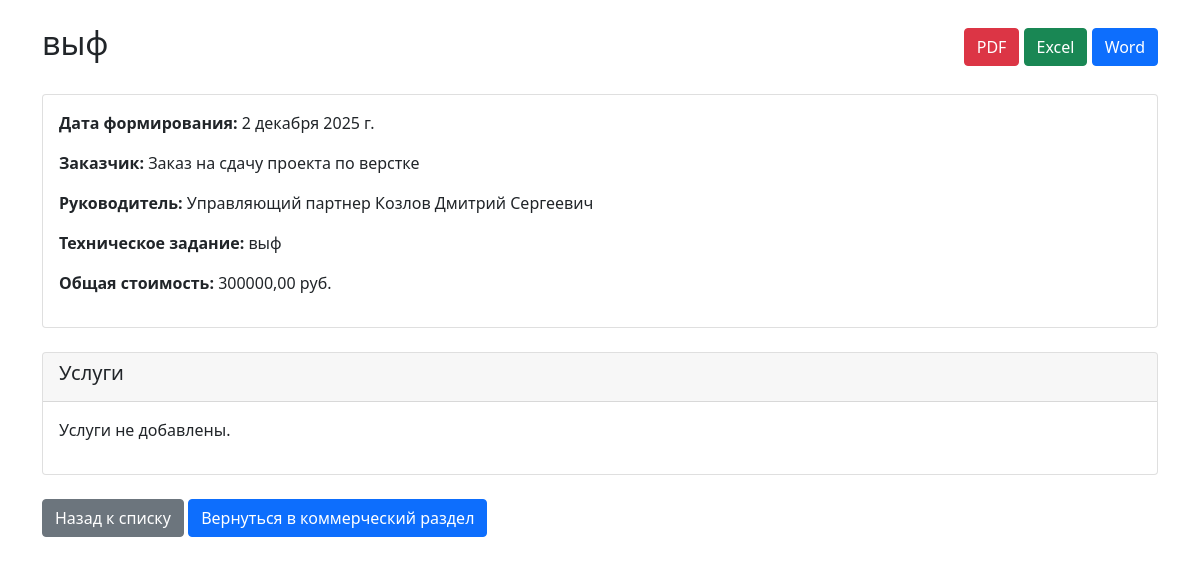
Screenshot of /commercial/5/ with the database file from the repository.
### commercial_proposal/models.py (models this page shows, shortened)
class CommercialProposal(models.Model):
    title = models.CharField(max_length=200, verbose_name="Название документа")
    customer = models.ForeignKey(Customer, on_delete=models.CASCADE, verbose_name="Заказчик")
    creation_date = models.DateField(auto_now_add=True, verbose_name="Дата формирования")
    technical_spec = models.TextField(verbose_name="Техническое задание")
    total_cost = models.DecimalField(max_digits=12, decimal_places=2, verbose_name="Итоговая стоимость")
    manager_position = models.CharField(max_length=100, verbose_name="Должность руководителя")
    manager_name = models.CharField(max_length=100, verbose_name="ФИО руководителя")
    manager_email = models.EmailField(verbose_name="Email руководителя")
    class Meta:
        verbose_name = "Коммерческое предложение"
        verbose_name_plural = "Коммерческие предложения"

### customers/models.py (models this page shows, shortened)
class Customer(models.Model):
    CUSTOMER_TYPES = (
        ('individual', 'Физическое лицо'),
        ('entrepreneur', 'Индивидуальный предприниматель'),
        ('legal', 'Юридическое лицо'),
    )
    inn = models.CharField('ИНН', max_length=12, unique=True)
    customer_type = models.CharField(
        'Тип Заказчика',
        max_length=20,
        choices=CUSTOMER_TYPES
    )
    name = models.CharField(
        'Название',
        max_length=255,
        blank=True,
        null=True
    )
    full_name = models.CharField('ФИО', max_length=255)
    email = models.EmailField('Контактный e-mail')
    phone = models.CharField('Контактный номер телефона', max_length=20)
    created_at = models.DateTimeField('Дата создания', auto_now_add=True)
    updated_at = models.DateTimeField('Дата обновления', auto_now=True)
    class Meta:
        verbose_name = 'Заказчик'
        verbose_name_plural = 'Заказчики'
        ordering = ['-created_at']

### commercial_proposal/views.py (the view)
# urls.py: path('<int:pk>/', views.proposal_detail, name='proposal_detail'),
def proposal_detail(request, pk):
    proposal = get_object_or_404(CommercialProposal, pk=pk)
    return render(request, 'commercial_proposal/detail.html', {'proposal': proposal})

### commercial_proposal/templates/commercial_proposal/detail.html
{% extends 'base.html' %}
{% load static %}
{% block content %}
<div class="container mt-4">
    <div class="d-flex justify-content-between align-items-center mb-4">
        <h2>{{ proposal.title }}</h2>
        <div>
            <a href="{% url 'commercial_proposal:download_pdf' proposal.pk %}" class="btn btn-danger">PDF</a>
            <a href="{% url 'commercial_proposal:download_excel' proposal.pk %}" class="btn btn-success">Excel</a>
            <a href="{% url 'commercial_proposal:download_word' proposal.pk %}" class="btn btn-primary">Word</a>
        </div>
    </div>
    <div class="card mb-4">
        <div class="card-body">
            <p><strong>Дата формирования:</strong> {{ proposal.creation_date }}</p>
            <p><strong>Заказчик:</strong> {{ proposal.customer.name }}</p>
            <p><strong>Руководитель:</strong> {{ proposal.manager_position }} {{ proposal.manager_name }}</p>
            <p><strong>Техническое задание:</strong> {{ proposal.technical_spec }}</p>
            <p><strong>Общая стоимость:</strong> {{ proposal.total_cost }} руб.</p>
        </div>
    </div>
    <div class="card">
        <div class="card-header">
            <h5>Услуги</h5>
        </div>
        <div class="card-body">
            {% if proposal.services.all %}
            <div class="table-responsive">
                <table class="table table-striped">
                    <thead>
                        <tr>
                            <th>Название</th>
                            <th>Часы</th>
                            <th>Период</th>
                            <th>Стоимость</th>
                            <th>Сумма в месяц</th>
                            <th>Бессрочный</th>
                        </tr>
                    </thead>
                    <tbody>
                        {% for service in proposal.services.all %}
                        <tr>
                            <td>{{ service.name }}</td>
                            <td>{{ service.hours|default:"—" }}</td>
                            <td>
                                {% if service.is_indefinite %}
                                    Бессрочно
                                {% else %}
                                    {{ service.start_date }} - {{ service.end_date }}
                                {% endif %}
                            </td>
                            <td>{{ service.cost|default:"—" }} {% if service.cost %}руб.{% endif %}</td>
                            <td>{{ service.monthly_cost|default:"—" }} {% if service.monthly_cost %}руб.{% endif %}</td>
                            <td>{% if service.is_indefinite %}Да{% else %}Нет{% endif %}</td>
                        </tr>
                        {% endfor %}
                    </tbody>
                </table>
            </div>
            {% else %}
            <p>Услуги не добавлены.</p>
            {% endif %}
        </div>
    </div>
    <div class="mt-4">
        <a href="{% url 'commercial_proposal:proposal_list' %}" class="btn btn-secondary">Назад к списку</a>
        <a href="/commercial/" class="btn btn-primary">Вернуться в коммерческий раздел</a>
    </div>
</div>
{% endblock %}

### rows the page displays
CommercialProposal: title "выф", creation_date "2 декабря 2025 г.", customer.name "Заказ на сдачу проекта по верстке", manager_position "Управляющий партнер", manager_name "Козлов Дмитрий Сергеевич", technical_spec "выф", total_cost "300000,00"
